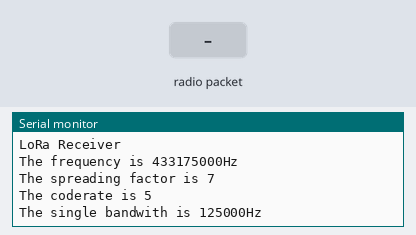
The sketch below on a simulated Arduino Uno, built with avr-gcc and run on an emulated ATmega328P. Shown: the last lines printed to the serial monitor. Inputs (shaded band) come from the test bench. No radio packets arrive unless stated.

Above: at 1.2 s.
1.3 s: radio packet "1" arrives
At 2.0 s:
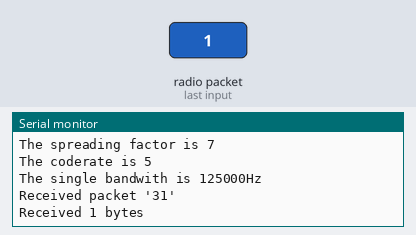
2.8 s: radio packet "0" arrives
At 4.0 s:
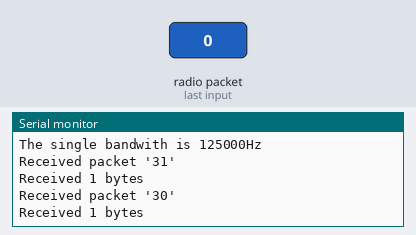
4.3 s: radio packet "2" arrives
At 5.5 s:
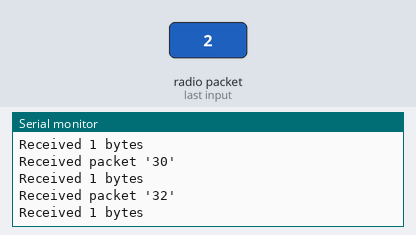

Measured:
- after the input at 1.3 s, the serial monitor: prints a new line at once (image 1)
- after the input at 2.8 s, the serial monitor: prints a new line at once (image 2)
- after the input at 4.3 s, the serial monitor: prints a new line at once (image 3)

The sketch:

sniffer_node_fixedFrequency.ino
```cpp
/*
  LoRaWAN packet forwarder example :
  Support Devices: LG01.
  Require Library:
  https://github.com/sandeepmistry/arduino-LoRa

  Example sketch showing how to get LoRaWAN packets from LoRaWAN node and forward it to LoRaWAN Server
  It is designed to work with the other example Arduino_LMIC
  modified 10 May 2017
  by Dragino Tech <support@dragino.com>
  Original Topic from http://qiita.com/openwave-co-jp/items/7edb3661ab5703e38e7c
*/
#include <SPI.h>
#include <LoRa.h>

/* ***********************************

Disable Channels 1, 2 in end-node sketch using:
LMIC_disableChannel(1);
LMIC_disableChannel(2);

*********************************** */
// define servers
//String SERVER = "router.au.thethings.network"; // The Things Network
//String Port="1700";//ttn
// Set center frequency
uint32_t freq;
int SF,Denominator;
long SBW;
long old_time=millis();
long new_time;
long status_update_interval=30000;  //update Status every 300 seconds.
char message[256];


void read_fre() {
  //freq=atol(fre1);
  /*
  freq0 = 433175000;
  freq1 = 433375000;
  freq2 = 433575000;
  */
  freq = 433175000;


}
void read_SF() {

  //SF=atoi(sf1);
  SF = 7;

}
void read_CR() {
  //Denominator=atoi(cr1);
  Denominator=5;

}
void read_SBW() {
  int b1;

  b1=7;
  switch(b1)
    {
      case 0:SBW=7.8E3;break;
      case 1:SBW=10.4E3;break;
      case 2:SBW=15.6E3;break;
      case 3:SBW=20.8E3;break;
      case 4:SBW=31.25E3;break;
      case 5:SBW=41.7E3;break;
      case 6:SBW=62.5E3;break;
      case 7:SBW=125E3;break;
      case 8:SBW=250E3;break;
      case 9:SBW=500E3;break;
      default:break;
    }
}

void read_config()
{
  read_fre();
  read_SF();
  read_CR();
  read_SBW();
}

void show_config()
{
  Serial.print("The frequency is ");Serial.print(freq);Serial.println("Hz");
  Serial.print("The spreading factor is ");Serial.println(SF);
  Serial.print("The coderate is ");Serial.println(Denominator);
  Serial.print("The single bandwith is ");Serial.print(SBW);Serial.println("Hz");

}

//Receiver LoRa packets and forward it
void receivepacket() {
  // try to parse packet
  int packetSize = LoRa.parsePacket();
  if (packetSize) {

    // received a packet
    Serial.print("Received packet '");

    // read packet
    int i = 0;
    //char message[256];
    while (LoRa.available() && i < 256) {
      message[i]=LoRa.read();
      Serial.print(message[i],HEX);
      i++;

    }
    Serial.print("'");
    Serial.println("");
    Serial.print("Received ");
    Serial.print(packetSize);
    Serial.println(" bytes");

    delay(1000);
    //send the messages
    //sendudp(String(LoRa.packetRssi()), String(packetSize),String((double)freq/1000000));
  }
}

void setup() {
  Serial.begin(9600);

  while (!Serial);
  Serial.println("LoRa Receiver");
  read_config();

  if (!LoRa.begin(freq)) {
    Serial.println("Starting LoRa failed!");
    while (1);
  }

  LoRa.setSpreadingFactor(SF);
  LoRa.setSignalBandwidth(SBW);
  LoRa.setCodingRate4(Denominator);
  LoRa.setSyncWord(0x34);
  LoRa.receive(0);
  show_config();
  //sendstat();
}

void loop() {

  receivepacket();
  new_time = millis();

  // Update Gateway Status
  if( (new_time-old_time) > status_update_interval){
      Serial.println("");
      Serial.println("Update Status");
      old_time = new_time;

  }
}
```
